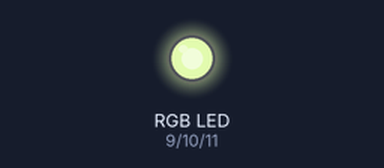
The sketch below on a simulated Arduino Uno, built with avr-gcc and run on an emulated ATmega328P. Parts: an RGB LED mixed from three pins (HIGH = lit). Dim RGB values are drawn brighter than linear; random numbers use the default seed unless the sketch sets one.

Above: at 0.1 s.
At 4.6 s:
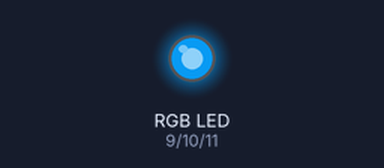
At 9.6 s:
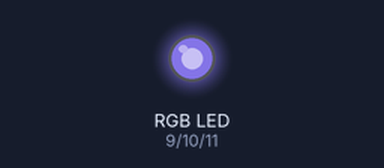
At 19.6 s:
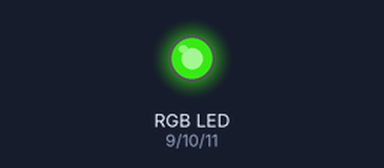
At 29.1 s:
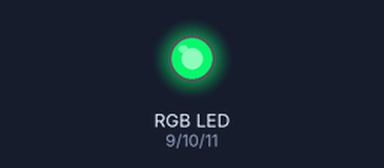
At 39.1 s:
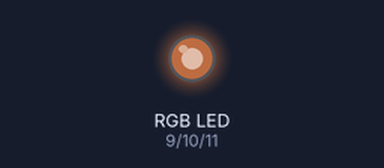
Timing chart, 0 to 40.0 s (numbered marks = the images above):
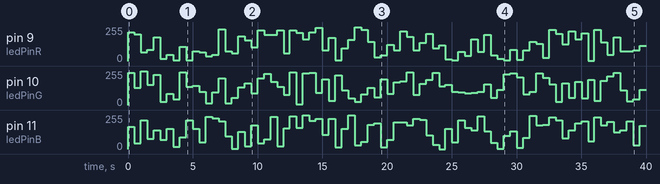

Measured:
- by itself, pin 9 (ledPinR): 0/255 → 217/255 at 0.00 s, → 200/255 0.50 s later, → 67/255 0.50 s later, → 85/255 0.50 s later, … (79 changes in this stretch)
- by itself, pin 11 (ledPinB): 0/255 → 167/255 at 0.00 s, → 42/255 0.50 s later, → 216/255 0.50 s later, → 77/255 0.50 s later, … (80 changes in this stretch)

The sketch:

Control_RGB_LED_through_Potentiometer.ino
```cpp
int ledPinR = 9;
int ledPinG = 10;
int ledPinB = 11;

void setup() {
    Serial.begin(9600);
    pinMode(ledPinR, OUTPUT);
    pinMode(ledPinG, OUTPUT);
    pinMode(ledPinB, OUTPUT);
}

// void loop() {
//     int adcValue;
//     adcValue = analogRead(A0);
//     Serial.print("thermistor value: ");
//     Serial.println(adcValue);
//     adcValue = analogRead(A1);
//     analogWrite(ledPinR, map(adcValue, 0, 1024, 0, 255));
//     Serial.print("led Red: ");
//     Serial.println(adcValue);
//     adcValue = analogRead(A2);
//     analogWrite(ledPinG, map(adcValue, 0, 1024, 0, 255));
//     Serial.print("led Green: ");
//     Serial.println(adcValue);
//     adcValue = analogRead(A3);
//     analogWrite(ledPinB, map(adcValue, 0, 1024, 0, 255));
//     Serial.print("led Blue: ");
//     Serial.println(adcValue);
//     delay(500);
// }

void loop() {
    rgbLedDisplay(random(256), random(256), random(256));
    delay(500);
}

void rgbLedDisplay(int red, int green, int blue) {
    analogWrite(ledPinR, constrain(red, 0, 255));
    analogWrite(ledPinG, constrain(green, 0, 255));
    analogWrite(ledPinB, constrain(blue, 0, 255));
}
```
